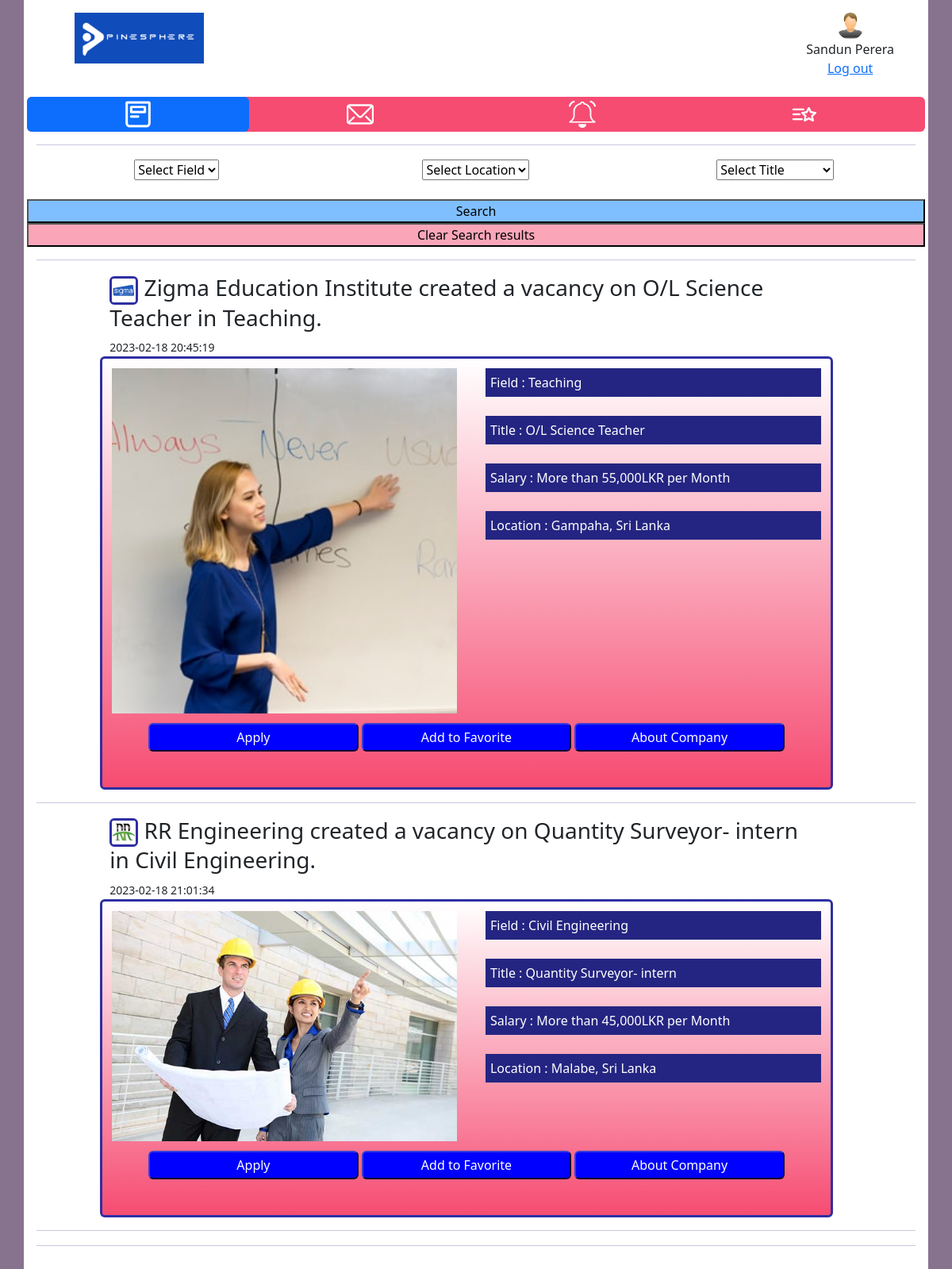
Page /stufeed/a7ea480416d64841be4513508477e0c5/ on the committed database.
### WorkplaceApp/models.py (models this page shows)
class studentDataTable(models.Model):
    stuid = models.UUIDField(default=uuid.uuid4, primary_key=True, editable=False, unique=True)
    firstname = models.CharField(max_length=100)
    lastname = models.CharField(max_length=100)
    address = models.TextField(blank=True, null=True)
    email = models.CharField(max_length=200)
    tel = models.CharField(max_length=50)
    university = models.CharField(max_length=200)
    degree = models.TextField(blank=True, null=True)
    linkedin = models.CharField(blank=True, null=True, max_length=1000)
    createtimestamp = models.DateTimeField(auto_now_add=True)
    updatetimestamp = models.DateTimeField(auto_now_add=True)
    profilepic = models.ImageField(null=True, blank=True)
    username = models.CharField(unique=True, max_length=200)
    password = models.CharField(max_length=100)

class flyerdata(models.Model):
    flyerid = models.UUIDField(default=uuid.uuid4, primary_key=True, editable=False, unique=True)
    company = models.ForeignKey(companyDataTable, on_delete=models.CASCADE, null=True, blank=True)
    jobfield = models.CharField(max_length=100)
    jobpost = models.CharField(max_length=100)
    salary = models.CharField(max_length=50)
    location = models.CharField(max_length=1000)
    flyerimage = models.ImageField()
    createtimestamp = models.CharField(max_length=30)
    updatetimestamp = models.CharField(max_length=30)

class companyDataTable(models.Model):
    comid = models.UUIDField(default=uuid.uuid4, primary_key=True, editable=False, unique=True)
    companyname = models.CharField(max_length=100)
    comregno = models.CharField(max_length=500)
    address = models.TextField(blank=True, null=True)
    email = models.CharField(max_length=200)
    tel = models.CharField(max_length=50)
    preffield = models.CharField(max_length=300)
    linkedin = models.CharField(blank=True, null=True, max_length=1000)
    createtimestamp = models.DateTimeField(auto_now_add=True)
    updatetimestamp = models.DateTimeField(auto_now_add=True)
    profilepic = models.ImageField(null=True, blank=True)
    username = models.CharField(unique=True, max_length=200)
    password = models.CharField(max_length=100)

### WorkplaceApp/views.py (the view)
# urls.py: path('stufeed/<str:stuid>/', views.stufeed, name="stufeed"),
def stufeed(request,stuid):
    if request.method== 'POST':
        field = request.POST['fieldselect']
        location = request.POST['location']
        position = request.POST['position']
        studb = studentDataTable.objects.get(stuid=stuid)
        stufavdb = studentfavorite.objects.filter(student=studb)
        stuapply = studentapply.objects.filter(student=studb)
        flyerdb = flyerdata.objects.filter(jobfield__contains=field,location__contains = location, jobpost__contains =position )
        return render(request, "student/stufeed.html",{'studb':studb, 'flyerdb':flyerdb, 'stufavdb':stufavdb, 'stuapply':stuapply} )
    else:
        studb = studentDataTable.objects.get(stuid=stuid)
        flyerdb = flyerdata.objects.all()
        stufavdb = studentfavorite.objects.filter(student=studb)
        stuapply = studentapply.objects.filter(student=studb)
        return render(request, "student/stufeed.html",{'studb':studb, 'flyerdb':flyerdb, 'stufavdb':stufavdb, 'stuapply':stuapply} )

### template/student/stufeed.html (shortened to what this page needs)
<!DOCTYPE html>
<html>
<head>
	{% load static %}
	<link href="https://cdn.jsdelivr.net/npm/bootstrap@5.2.3/dist/css/bootstrap.min.css" rel="stylesheet">
  	<link href="{% static 'css/style.css' %} " rel="stylesheet">
</head>
<body style="background-color: #88738E;">
		<div class="container p-3" style="background-color: #ffffff;">
			<div class="row header">
				<div class="col-3 col-sm-3">
				<img src="{% static 'images/logointern.png' %}" alt="Company Logo" style=" height: 64px; width: auto;" class="companyLogo">
				</div>
				<div class="col-7 col-sm-7">
				</div>
				<div class="col-2 col-sm-2">
				<img src="{{studb.profilepic.url}}" alt="profile pic" style="width: 34px; height: 34px;" class="usericon rounded-pill "><br>{{studb.firstname}}  {{studb.lastname}}<br><a href="{% url 'logout' %}">Log out</a>
				</div>
			</div>
			<br>
			<div class="row sticky">
			  <ul class="nav nav-pills nav-justified navbarclr">
			    <li class="nav-item">
			      <a class="nav-link active" href="{% url 'stufeed' studb.stuid %}"> <img src="{% static 'images/icon/feedwhite.png' %}" alt="Feed" style="width: 34px; height: 34px;" class="btnicon"> </a>
			    </li>
			    <li class="nav-item">
			      <a class="nav-link" href="{% url 'stumsg' studb.stuid %}"><img src="{% static 'images/icon/msgwhite.png' %}" alt="Messages" style="width: 34px; height: 34px;" class="btnicon"></a>
			    </li>
			    <li class="nav-item">
			      <a class="nav-link" href="{% url 'StuNotifications' studb.stuid %}"><img src="{% static 'images/icon/notificationwhite.png' %}" alt="Notification" style="width: 34px; height: 34px;" class="btnicon"></a>
			    </li>
			    <li class="nav-item">
			      <a class="nav-link" href="{% url 'stufav' studb.stuid %}"><img src="{% static 'images/icon/favoritewhite.png' %}" alt="Favorite" style="width: 34px; height: 34px;" class="btnicon"></a>
			    </li>
			  </ul>
			</div>
			<hr style="color:#242582; height:3px;">
			<form action="" method="POST" enctype="multipart/form-data">
			<div class="row">
					<div class="col-4" align="center">
						<select name="fieldselect" id="fieldselect">
						  <option value="">Select Field</option>
						</select>
					</div>
					<div class="col-4" align="center">
						<select name="location" id="locationselect">
						  <option value="">Select Location</option>
						</select>
					</div>
					<div class="col-4" align="center">
						<select name="position" id="positionselect">
						  <option value="">Select Title</option>
						</select>
					</div>
			</div>
			<br>
			<div class="row">
				<input type="submit" value="Search" id="searchbtn"><br>
				<button class="clearsearch"> <a href="{% url 'stufeed' studb.stuid %}"></a> Clear Search results</button>
			</div>
		</form>
			<hr style="color:#242582; height:3px;">
			{% for i in flyerdb %}
			<div class="row" id="feedpost">
				<div class="row">
					<div class="col-1 col-sm-1"></div>
					<div class="col-10 col-sm-10" align="center">
						<div class="feedposttitle" align="left">
							<h3><img src="{{i.company.profilepic.url}}" style="width: 36px; height: 36px;" class="feedtitleicon"> {{i.company.companyname}} created a vacancy on  {{i.jobpost}} in {{i.jobfield}}. </h3>
							<small>{{i.updatetimestamp}}</small>
						</div>
					</div>
					<div class="col-1 col-sm-1"></div>
				</div>
				<div class="row">
					<div class="col-1 col-sm-1"></div>
					<div class="col-10 col-sm-10 feedpostcontent" >
						<div class="row">
							<div class="col-6">
								<div class="img">
									<img src="{{i.flyerimage.url}}" style="width: 100%; height: auto;">
								</div>
							</div>
							<div class="col-6">
								<div class="details">
									<div class="textdetails">
										Field : {{i.jobfield}}
									</div><br>
									<div class="textdetails">
										Title : {{i.jobpost}}
									</div><br>
									<div class="textdetails">
										Salary : {{i.salary}}
									</div><br>
									<div class="textdetails">
										Location : {{i.location}}
									</div>
								</div>
							</div>
						</div>
						<div class="row">
							<div class="col-12">
							<div class="feedbtn" align="center">
								<a href="{% url 'apply' studb.stuid i.flyerid %}"> <button class="commonbtn">Apply</button></a>
								<a href="{% url 'addtofav' studb.stuid i.flyerid %}"><button class="commonbtn">Add to Favorite</button></a>
								<a href="{% url 'viewCompany' studb.stuid i.company.comid %}"><button class="commonbtn">About Company</button></a>
								<br>
							</div>
							</div>
						</div>
					</div>
					<div class="col-1 col-sm-1"></div>
				</div>
			</div>
			<hr style="color:#242582; height:3px;">
			{% endfor %}
			<hr style="color:#242582; height:3px;">
		</div>
</body>
</html>

### static/css/style.css (style rules this page uses)
.header { text-align: center; }
div.sticky { position: -webkit-sticky; position: sticky; top: 0; padding: 0px; }
.nav-item > a { padding: 5px; color: black }
.navbarclr { background-color: #f64c72; border-radius: 6px; }
.feedpostcontent { background: linear-gradient(to top, #f64c72, white); padding-bottom: 15px; border-radius: 6px; border: solid #2f2fa2; }
img.feedtitleicon { border-radius: 6px; border: solid #2f2fa2; }
.img { padding-top: 12px; }
.details { padding-left: 12px; padding-top: 12px; }
.textdetails { color: white; background-color: #242582; padding-top: 6px; padding-bottom: 6px; padding-left: 6px; padding-right: 6px; }
.feedbtn { padding-top: 12px; padding-bottom: 6px; padding-left: 6px; padding-right: 6px; }
.commonbtn { color: white; background-color: blue; height: auto; width: 30%; border-radius: 6px; border-color: #242582; padding-top: 4px; padding-bottom: 4px; }
#searchbtn { background-color: #0080ff80; }
.clearsearch { background-color: #f64c7280; }
:root { --primary-color:#242582; }

### rows in the picture
studentDataTable: profilepic (picture), firstname "Sandun", lastname "Perera"
flyerdata: company.profilepic (picture), company.companyname "Zigma Education Institute", jobpost "O/L Science Teacher", jobfield "Teaching", updatetimestamp "2023-02-18 20:45:19", flyerimage (picture), salary "More than 55,000LKR per Month", location "Gampaha, Sri Lanka"
flyerdata: company.profilepic (picture), company.companyname "RR Engineering", jobpost "Quantity Surveyor- intern", jobfield "Civil Engineering", updatetimestamp "2023-02-18 21:01:34", flyerimage (picture), salary "More than 45,000LKR per Month", location "Malabe, Sri Lanka"
